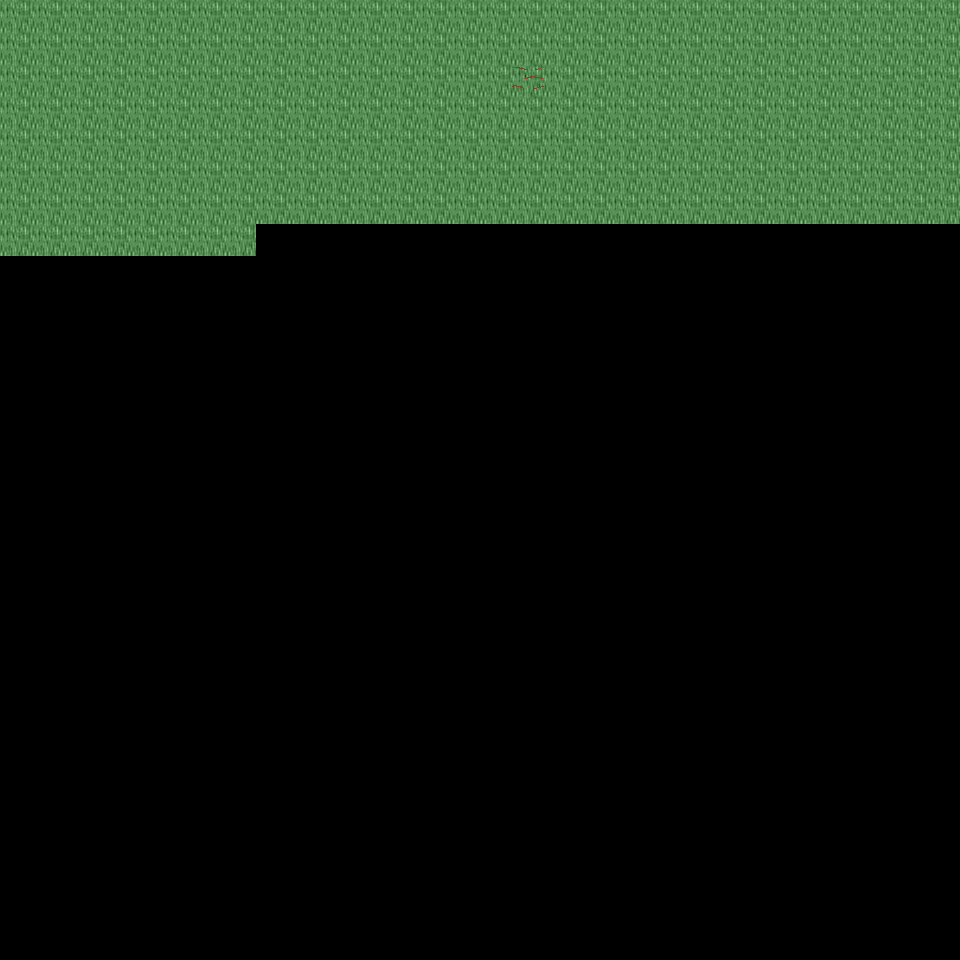

Tiled map render using the project's own tile images. Description and the map definition, with tile-layer contents summarised, below:
An orthogonal 30x30 tile map with 32x32 px tiles, 6 tile layers (Ground, Object, Object2, Above, ...), 50 tilesets and 2 objects (2x mapExit).

<map version="1.0" orientation="orthogonal" renderorder="right-down" width="30" height="30" tilewidth="32" tileheight="32" nextobjectid="3">
  <tileset firstgid="1" name="tileset_ground_ground" tilewidth="32" tileheight="32" tilecount="33" columns="3">
    <image source="../drawable/tileset_ground_ground.png" width="96" height="352" />
  </tileset>
  <tileset firstgid="34" name="tileset_building_castle" tilewidth="32" tileheight="32" tilecount="320" columns="20">
    <image source="../drawable/tileset_building_castle.png" width="640" height="512" />
  </tileset>
  <tileset firstgid="354" name="tileset_furniture_carpet_carpets_2" tilewidth="32" tileheight="32" tilecount="20" columns="4">
    <image source="../drawable/tileset_furniture_carpet_carpets_2.png" width="128" height="160" />
  </tileset>
  <tileset firstgid="374" name="tileset_ground_indoor_tiles" tilewidth="32" tileheight="32" tilecount="8" columns="2">
    <image source="../drawable/tileset_ground_indoor_tiles.png" width="64" height="128" />
  </tileset>
  <tileset firstgid="382" name="tileset_building_entrance_int_iron_bars" tilewidth="32" tileheight="32" tilecount="12" columns="3">
    <image source="../drawable/tileset_building_entrance_int_iron_bars.png" width="96" height="128" />
  </tileset>
  <tileset firstgid="394" name="tileset_plant_bush_hedge" tilewidth="32" tileheight="32" tilecount="35" columns="5">
    <image source="../drawable/tileset_plant_bush_hedge.png" width="160" height="224" />
  </tileset>
  <tileset firstgid="429" name="tileset_building_church" tilewidth="32" tileheight="32" tilecount="56" columns="8">
    <image source="../drawable/tileset_building_church.png" width="256" height="224" />
  </tileset>
  <tileset firstgid="485" name="tileset_logic_collision" tilewidth="32" tileheight="32" tilecount="1" columns="1">
    <image source="../drawable/tileset_logic_collision.png" width="32" height="32" />
  </tileset>
  <tileset firstgid="486" name="tileset_logic_item_vegetable" tilewidth="32" tileheight="32" tilecount="16" columns="8">
    <image source="../drawable/tileset_logic_item_vegetable.png" width="256" height="64" />
  </tileset>
  <tileset firstgid="502" name="tileset_ground_rock_rocks" tilewidth="32" tileheight="32" tilecount="4" columns="2">
    <image source="../drawable/tileset_ground_rock_rocks.png" width="64" height="64" />
  </tileset>
  <tileset firstgid="506" name="tileset_item_corpse_huge_animal" tilewidth="32" tileheight="32" tilecount="16" columns="2">
    <image source="../drawable/tileset_item_corpse_huge_animal.png" width="64" height="256" />
  </tileset>
  <tileset firstgid="522" name="tileset_plant_tree_dead_tree_4" tilewidth="32" tileheight="32" tilecount="20" columns="4">
    <image source="../drawable/tileset_plant_tree_dead_tree_4.png" width="128" height="160" />
  </tileset>
  <tileset firstgid="542" name="tileset_logic_creature_undead" tilewidth="32" tileheight="32" tilecount="16" columns="8">
    <image source="../drawable/tileset_logic_creature_undead.png" width="256" height="64" />
  </tileset>
  <tileset firstgid="558" name="tileset_plant_tree_dead_tree_2" tilewidth="32" tileheight="32" tilecount="20" columns="4">
    <image source="../drawable/tileset_plant_tree_dead_tree_2.png" width="128" height="160" />
  </tileset>
  <tileset firstgid="578" name="tileset_item_gothic_headstone_2" tilewidth="32" tileheight="32" tilecount="3" columns="1">
    <image source="../drawable/tileset_item_gothic_headstone_2.png" width="32" height="96" />
  </tileset>
  <tileset firstgid="581" name="tileset_building_house_3" tilewidth="32" tileheight="32" tilecount="48" columns="6">
    <image source="../drawable/tileset_building_house_3.png" width="192" height="256" />
  </tileset>
  <tileset firstgid="629" name="tileset_object_scarecrow" tilewidth="32" tileheight="32" tilecount="2" columns="1">
    <image source="../drawable/tileset_object_scarecrow.png" width="32" height="64" />
  </tileset>
  <tileset firstgid="631" name="tileset_plant_tree_fall_trees" tilewidth="32" tileheight="32" tilecount="40" columns="8">
    <image source="../drawable/tileset_plant_tree_fall_trees.png" width="256" height="160" />
  </tileset>
  <tileset firstgid="671" name="tileset_logic_creature_undead_fallen" tilewidth="32" tileheight="32" tilecount="16" columns="8">
    <image source="../drawable/tileset_logic_creature_undead_fallen.png" width="256" height="64" />
  </tileset>
  <tileset firstgid="687" name="tileset_building_decoration_orbpedestal" tilewidth="32" tileheight="32" tilecount="2" columns="1">
    <image source="../drawable/tileset_building_decoration_orbpedestal.png" width="32" height="64" />
  </tileset>
  <tileset firstgid="689" name="tileset_ground_rock_rocks_3" tilewidth="32" tileheight="32" tilecount="16" columns="4">
    <image source="../drawable/tileset_ground_rock_rocks_3.png" width="128" height="128" />
  </tileset>
  <tileset firstgid="705" name="tileset_plant_tree_chestnut_tree" tilewidth="32" tileheight="32" tilecount="20" columns="4">
    <image source="../drawable/tileset_plant_tree_chestnut_tree.png" width="128" height="160" />
  </tileset>
  <tileset firstgid="725" name="tileset_plant_stump_hollow_logs" tilewidth="32" tileheight="32" tilecount="6" columns="3">
    <image source="../drawable/tileset_plant_stump_hollow_logs.png" width="96" height="64" />
  </tileset>
  <tileset firstgid="731" name="tileset_logic_creature_golem" tilewidth="32" tileheight="32" tilecount="4" columns="4">
    <image source="../drawable/tileset_logic_creature_golem.png" width="128" height="32" />
  </tileset>
  <tileset firstgid="735" name="tileset_ground_grass_edges" tilewidth="32" tileheight="32" tilecount="36" columns="12">
    <image source="../drawable/tileset_ground_grass_edges.png" width="384" height="96" />
  </tileset>
  <tileset firstgid="771" name="tileset_ground_grass_corners" tilewidth="32" tileheight="32" tilecount="24" columns="6">
    <image source="../drawable/tileset_ground_grass_corners.png" width="192" height="128" />
  </tileset>
  <tileset firstgid="795" name="tileset_ground_water_pool" tilewidth="32" tileheight="32" tilecount="72" columns="3">
    <image source="../drawable/tileset_ground_water_pool.png" width="96" height="768" />
  </tileset>
  <tileset firstgid="867" name="tileset_ground_earth_edges" tilewidth="32" tileheight="32" tilecount="18" columns="6">
    <image source="../drawable/tileset_ground_earth_edges.png" width="192" height="96" />
  </tileset>
  <tileset firstgid="885" name="tileset_logic_creature_ent" tilewidth="32" tileheight="32" tilecount="4" columns="4">
    <image source="../drawable/tileset_logic_creature_ent.png" width="128" height="32" />
  </tileset>
  <tileset firstgid="889" name="tileset_plant_leaves" tilewidth="32" tileheight="32" tilecount="8" columns="4">
    <image source="../drawable/tileset_plant_leaves.png" width="128" height="64" />
  </tileset>
  <tileset firstgid="897" name="tileset_object_well_hoist" tilewidth="32" tileheight="32" tilecount="9" columns="3">
    <image source="../drawable/tileset_object_well_hoist.png" width="96" height="96" />
  </tileset>
  <tileset firstgid="906" name="tileset_building_stairs_grey_stone_stairs_down" tilewidth="32" tileheight="32" tilecount="6" columns="3">
    <image source="../drawable/tileset_building_stairs_grey_stone_stairs_down.png" width="96" height="64" />
  </tileset>
  <tileset firstgid="912" name="tileset_ground_green_paving" tilewidth="32" tileheight="32" tilecount="18" columns="3">
    <image source="../drawable/tileset_ground_green_paving.png" width="96" height="192" />
  </tileset>
  <tileset firstgid="930" name="tileset_plant_tree_tree_darkgreen" tilewidth="32" tileheight="32" tilecount="88" columns="8">
    <image source="../drawable/tileset_plant_tree_tree_darkgreen.png" width="256" height="352" />
  </tileset>
  <tileset firstgid="1018" name="tileset_light_dim_light_7x5" tilewidth="32" tileheight="32" tilecount="35" columns="7">
    <image source="../drawable/tileset_light_dim_light_7x5.png" width="224" height="160" />
  </tileset>
  <tileset firstgid="1053" name="tileset_furniture_light_lamp_bronze" tilewidth="32" tileheight="32" tilecount="3" columns="1">
    <image source="../drawable/tileset_furniture_light_lamp_bronze.png" width="32" height="96" />
  </tileset>
  <tileset firstgid="1056" name="tileset_light_light_5x5" tilewidth="32" tileheight="32" tilecount="25" columns="5">
    <image source="../drawable/tileset_light_light_5x5.png" width="160" height="160" />
  </tileset>
  <tileset firstgid="1081" name="tileset_plant_tree_pine_tree" tilewidth="32" tileheight="32" tilecount="20" columns="4">
    <image source="../drawable/tileset_plant_tree_pine_tree.png" width="128" height="160" />
  </tileset>
  <tileset firstgid="1101" name="tileset_plant_tree_pine_tree_1" tilewidth="32" tileheight="32" tilecount="20" columns="4">
    <image source="../drawable/tileset_plant_tree_pine_tree_1.png" width="128" height="160" />
  </tileset>
  <tileset firstgid="1121" name="tileset_furniture_chair_bench_wooden" tilewidth="32" tileheight="32" tilecount="8" columns="2">
    <image source="../drawable/tileset_furniture_chair_bench_wooden.png" width="64" height="128" />
  </tileset>
  <tileset firstgid="1129" name="tileset_plant_flower_flowers_mixed" tilewidth="32" tileheight="32" tilecount="16" columns="4">
    <image source="../drawable/tileset_plant_flower_flowers_mixed.png" width="128" height="128" />
  </tileset>
  <tileset firstgid="1145" name="tileset_building_thatched_roof_cottage1" tilewidth="32" tileheight="32" tilecount="20" columns="4">
    <image source="../drawable/tileset_building_thatched_roof_cottage1.png" width="128" height="160" />
  </tileset>
  <tileset firstgid="1165" name="tileset_item_blood_floor_stain" tilewidth="32" tileheight="32" tilecount="1" columns="1">
    <image source="../drawable/tileset_item_blood_floor_stain.png" width="32" height="32" />
  </tileset>
  <tileset firstgid="1166" name="tileset_item_firewood" tilewidth="32" tileheight="32" tilecount="12" columns="3">
    <image source="../drawable/tileset_item_firewood.png" width="96" height="128" />
  </tileset>
  <tileset firstgid="1178" name="tileset_item_gothic_headstone_1" tilewidth="32" tileheight="32" tilecount="1" columns="1">
    <image source="../drawable/tileset_item_gothic_headstone_1.png" width="32" height="32" />
  </tileset>
  <tileset firstgid="1179" name="tileset_item_gothic_tiny_headstone" tilewidth="32" tileheight="32" tilecount="1" columns="1">
    <image source="../drawable/tileset_item_gothic_tiny_headstone.png" width="32" height="32" />
  </tileset>
  <tileset firstgid="1180" name="tileset_plant_mosses" tilewidth="32" tileheight="32" tilecount="16" columns="4">
    <image source="../drawable/tileset_plant_mosses.png" width="128" height="128" />
  </tileset>
  <tileset firstgid="1196" name="tileset_building_fence_wooden_brown_fence" tilewidth="32" tileheight="32" tilecount="42" columns="7">
    <image source="../drawable/tileset_building_fence_wooden_brown_fence.png" width="224" height="192" />
  </tileset>
  <tileset firstgid="1238" name="tileset_logic_creature_undead_skeleton" tilewidth="32" tileheight="32" tilecount="6" columns="6">
    <image source="../drawable/tileset_logic_creature_undead_skeleton.png" width="192" height="32" />
  </tileset>
  <tileset firstgid="1244" name="tileset_logic_creature_undead_specter" tilewidth="32" tileheight="32" tilecount="6" columns="6">
    <image source="../drawable/tileset_logic_creature_undead_specter.png" width="192" height="32" />
  </tileset>
  <layer name="Ground" width="30" height="30">
    <data>[900 cells, 218 non-empty, 1 distinct tile ids]</data>
  </layer>
  <layer name="Object" width="30" height="30">
    <data>[900 cells, 1 non-empty, 1 distinct tile ids]</data>
  </layer>
  <layer name="Object2" width="30" height="30">
    <data>[900 cells, 0 non-empty, 0 distinct tile ids]</data>
  </layer>
  <layer name="Above" width="30" height="30">
    <data>[900 cells, 0 non-empty, 0 distinct tile ids]</data>
  </layer>
  <layer name="Above2" width="30" height="30">
    <data>[900 cells, 0 non-empty, 0 distinct tile ids]</data>
  </layer>
  <layer name="Walkable" width="30" height="30">
    <data>[900 cells, 0 non-empty, 0 distinct tile ids]</data>
  </layer>
  <objectgroup name="MapEvents">
    <object id="1" name="north" type="mapExit" x="0" y="0" width="960" height="32">
      <properties>
        <property name="map" value="level_0_x225_y62" />
        <property name="x" value="0" />
        <property name="y" value="28" />
      </properties>
    </object>
    <object id="2" name="west" type="mapExit" x="0" y="0" width="32" height="960">
      <properties>
        <property name="map" value="level_0_x224_y63" />
        <property name="x" value="28" />
        <property name="y" value="0" />
      </properties>
    </object>
  </objectgroup>
</map>
